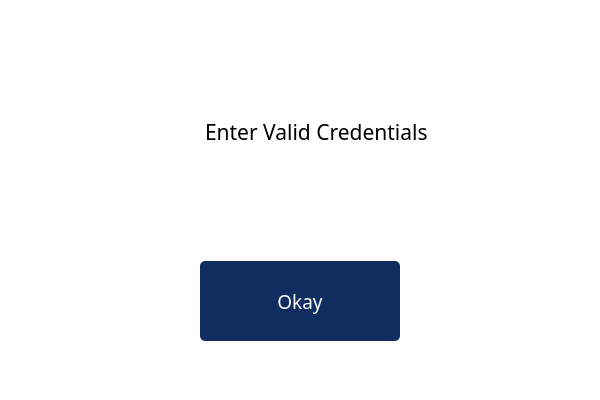
<?xml version="1.0" encoding="UTF-8"?>
<ui version="4.0">
 <class>Dialog</class>
 <widget class="QDialog" name="Dialog">
  <property name="geometry">
   <rect>
    <x>0</x>
    <y>0</y>
    <width>600</width>
    <height>400</height>
   </rect>
  </property>
  <property name="windowTitle">
   <string>Dialog</string>
  </property>
  <widget class="QFrame" name="bg">
   <property name="geometry">
    <rect>
     <x>0</x>
     <y>0</y>
     <width>600</width>
     <height>400</height>
    </rect>
   </property>
   <property name="styleSheet">
    <string notr="true">background-color: rgb(255,255,255);</string>
   </property>
   <layout class="QVBoxLayout" name="verticalLayout">
    <item>
     <widget class="QFrame" name="horizontalFrame">
      <property name="maximumSize">
       <size>
        <width>16777215</width>
        <height>150</height>
       </size>
      </property>
      <layout class="QHBoxLayout" name="horizontalLayout_2">
       <property name="leftMargin">
        <number>40</number>
       </property>
       <item>
        <widget class="QLabel" name="label_2">
         <property name="maximumSize">
          <size>
           <width>150</width>
           <height>16777215</height>
          </size>
         </property>
         <property name="text">
          <string/>
         </property>
         <property name="pixmap">
          <pixmap>../GUI_images/alert.png</pixmap>
         </property>
        </widget>
       </item>
       <item>
        <widget class="QLabel" name="label">
         <property name="minimumSize">
          <size>
           <width>200</width>
           <height>0</height>
          </size>
         </property>
         <property name="maximumSize">
          <size>
           <width>400</width>
           <height>100</height>
          </size>
         </property>
         <property name="font">
          <font>
           <family>Lucida Sans</family>
           <pointsize>16</pointsize>
          </font>
         </property>
         <property name="text">
          <string>Enter Valid Credentials</string>
         </property>
         <property name="alignment">
          <set>Qt::AlignLeading|Qt::AlignLeft|Qt::AlignVCenter</set>
         </property>
        </widget>
       </item>
      </layout>
     </widget>
    </item>
    <item>
     <widget class="QFrame" name="btnbg">
      <property name="maximumSize">
       <size>
        <width>16777215</width>
        <height>80</height>
       </size>
      </property>
      <layout class="QHBoxLayout" name="horizontalLayout_3">
       <property name="spacing">
        <number>0</number>
       </property>
       <property name="leftMargin">
        <number>0</number>
       </property>
       <property name="topMargin">
        <number>0</number>
       </property>
       <property name="rightMargin">
        <number>0</number>
       </property>
       <property name="bottomMargin">
        <number>0</number>
       </property>
       <item>
        <widget class="QPushButton" name="ok_btn">
         <property name="maximumSize">
          <size>
           <width>200</width>
           <height>80</height>
          </size>
         </property>
         <property name="font">
          <font>
           <family>Lucida Sans</family>
           <pointsize>14</pointsize>
          </font>
         </property>
         <property name="cursor">
          <cursorShape>PointingHandCursor</cursorShape>
         </property>
         <property name="styleSheet">
          <string notr="true">height: 76px;
background: #102D60;
color: #ffffff;
border-radius: 5px;</string>
         </property>
         <property name="text">
          <string>Okay</string>
         </property>
        </widget>
       </item>
      </layout>
     </widget>
    </item>
   </layout>
  </widget>
 </widget>
 <resources/>
 <connections/>
</ui>
